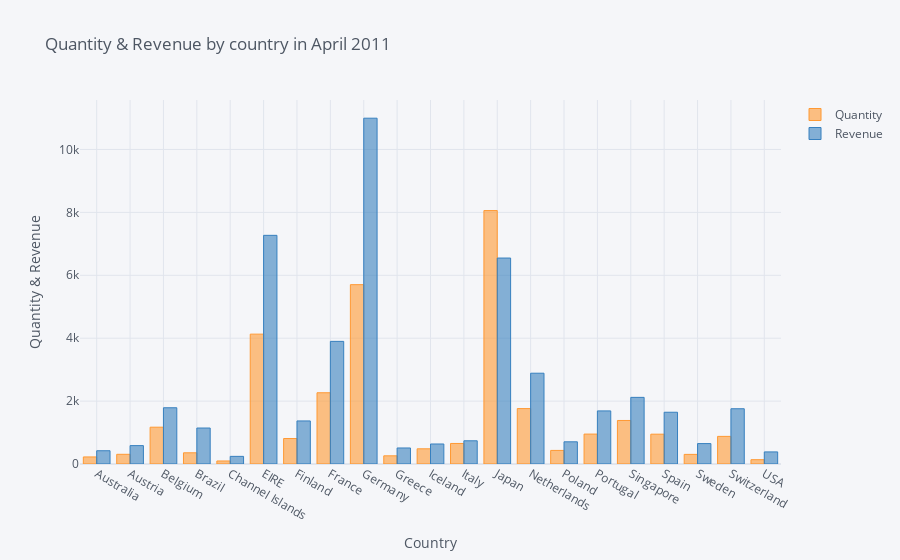

The cell this chart's notebook holds for it:
### Code cell
#Ploteamos df1 con un diagrama de barras 

df1.iplot(kind='bar', 
          x='Country', 
          xTitle='Country',
          yTitle='Quantity & Revenue', 
          title='Quantity & Revenue by country in April 2011')

### Figure 1 — Plotly figure (JSON) as saved in the notebook; plotly's stock layout.template omitted (floating-point values rounded to 4 significant figures)
{"data": [{"marker": {"color": "rgba(255, 153, 51, 0.6)", "line": {"color": "rgba(255, 153, 51, 1.0)", "width": 1}}, "name": "Quantity", "orientation": "v", "text": "", "type": "bar", "x": ["Australia", "Austria", "Belgium", "Brazil", "Channel Islands", "EIRE", "Finland", "France", "Germany", "Greece", "Iceland", "Italy", "Japan", "Netherlands", "Poland", "Portugal", "Singapore", "Spain", "Sweden", "Switzerland", "USA"], "y": [224, 308, 1170, 356, 96, 4129, 810, 2265, 5702, 260, 483, 653, 8058, 1762, 432, 951, 1384, 948, 306, 878, 137]}, {"marker": {"color": "rgba(55, 128, 191, 0.6)", "line": {"color": "rgba(55, 128, 191, 1.0)", "width": 1}}, "name": "Revenue", "orientation": "v", "text": "", "type": "bar", "x": ["Australia", "Austria", "Belgium", "Brazil", "Channel Islands", "EIRE", "Finland", "France", "Germany", "Greece", "Iceland", "Italy", "Japan", "Netherlands", "Poland", "Portugal", "Singapore", "Spain", "Sweden", "Switzerland", "USA"], "y": [421.6, 584.8, 1788.0, 1144.0, 243.0, 7270.0, 1369.0, 3899.0, 10990.0, 509.7, 636.2, 737.8, 6549.0, 2887.0, 705.8, 1688.0, 2119.0, 1646.0, 649.1, 1757.0, 383.9]}], "layout": {"legend": {"bgcolor": "#F5F6F9", "font": {"color": "#4D5663"}}, "paper_bgcolor": "#F5F6F9", "plot_bgcolor": "#F5F6F9", "title": {"font": {"color": "#4D5663"}, "text": "Quantity & Revenue by country in April 2011"}, "xaxis": {"gridcolor": "#E1E5ED", "showgrid": true, "tickfont": {"color": "#4D5663"}, "title": {"font": {"color": "#4D5663"}, "text": "Country"}, "zerolinecolor": "#E1E5ED"}, "yaxis": {"gridcolor": "#E1E5ED", "showgrid": true, "tickfont": {"color": "#4D5663"}, "title": {"font": {"color": "#4D5663"}, "text": "Quantity & Revenue"}, "zerolinecolor": "#E1E5ED"}}}
